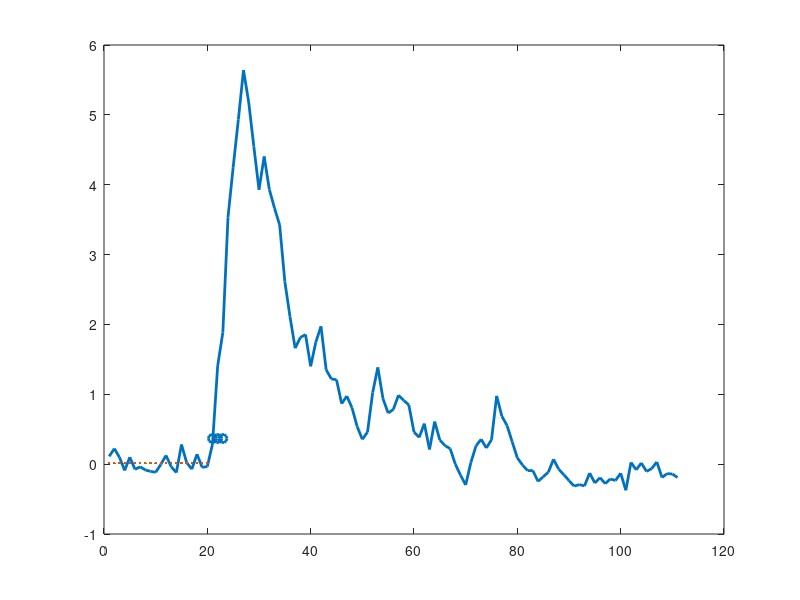

The MATLAB source for this figure:
%% Grab active cell for example of threshold

% gabbed trace off day02, wheel, eb_arc_3; md170, r1, 10 (358:2117, broad, 1040:1160 zoom, 1:40 bl_
%load('exTraceEventFindingPlot.mat')
load('exTraceEventFindingPlot2.mat') % 'md174 r3 37'.0

% figure;plot(trace(2580:2660),'LineWidth',2);
% figure;plot(trace,'LineWidth',2);

oneEvent=trace(2600:2710); %added .05 to get to 0
% baseline ends 785, 2 frames before big jump

figure;plot(oneEvent,'LineWidth',2);hold on;

base=1:20;

bl=mean(oneEvent(base));
threshOn=std(oneEvent(base))*3;
threshOff=std(oneEvent(base))*.5;
cross1=bl+threshOn;
cross2=bl+threshOff;

plot(base, repmat(bl,1,length(base)), '.', 'LineWidth', 2);

scatter([21,22,23],repmat(cross1,1,3),'o','LineWidth',2);